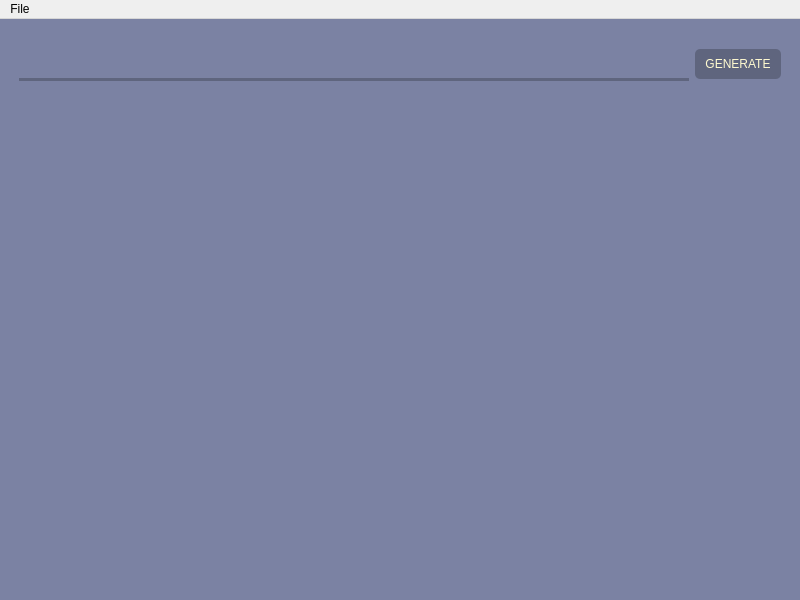
<?xml version="1.0" encoding="UTF-8"?>
<ui version="4.0">
 <class>MainWindow</class>
 <widget class="QMainWindow" name="MainWindow">
  <property name="geometry">
   <rect>
    <x>0</x>
    <y>0</y>
    <width>800</width>
    <height>600</height>
   </rect>
  </property>
  <property name="windowTitle">
   <string>MainWindow</string>
  </property>
  <property name="styleSheet">
   <string notr="true">#centralwidget{
	background-color: rgb(123, 130, 163);
	color: rgb(255, 250, 208);
}

#gen{
	color: rgb(255, 250, 208);
	font: 75 11pt &quot;Verdana&quot;;
	height: 30px;
	padding-left: 10px;
	padding-right: 10px;
	border: none;
	border-radius: 5px;
	background-color: rgb(95, 101, 126);
	margin-right: 10px;
	margin-top: 20px;
}


#text{
	color: rgb(255, 250, 208);
	font: 75 11pt &quot;Verdana&quot;;
	height: 30px;
	padding-left: 10px;
	padding-right: 10px;
	border: none;
	border-bottom: 3px solid;
	border-bottom-color: rgb(95, 101, 126);
	background-color: rgb(123, 130, 163);
	margin-left: 10px;
	margin-top: 20px;
}

#text::active{
	background-color: rgb(95, 101, 126);
	border-radius: 10px;
}

#IMAGE{
	color: rgb(255, 250, 208);
	font: 75 11pt &quot;Verdana&quot;;
}</string>
  </property>
  <widget class="QWidget" name="centralwidget">
   <layout class="QVBoxLayout" name="verticalLayout">
    <item>
     <layout class="QHBoxLayout" name="horizontal">
      <item>
       <widget class="QLineEdit" name="text"/>
      </item>
      <item>
       <widget class="QPushButton" name="gen">
        <property name="text">
         <string>GENERATE</string>
        </property>
       </widget>
      </item>
     </layout>
    </item>
    <item>
     <widget class="QLabel" name="IMAGE">
      <property name="text">
       <string/>
      </property>
      <property name="alignment">
       <set>Qt::AlignCenter</set>
      </property>
     </widget>
    </item>
   </layout>
  </widget>
  <widget class="QMenuBar" name="menuBar">
   <property name="geometry">
    <rect>
     <x>0</x>
     <y>0</y>
     <width>800</width>
     <height>21</height>
    </rect>
   </property>
   <widget class="QMenu" name="menuFile">
    <property name="title">
     <string>File</string>
    </property>
    <addaction name="actionOpen"/>
    <addaction name="actionSave"/>
    <addaction name="separator"/>
    <addaction name="actionCopy"/>
    <addaction name="actionShortCuts"/>
   </widget>
   <addaction name="menuFile"/>
  </widget>
  <action name="actionOpen">
   <property name="text">
    <string>Open</string>
   </property>
  </action>
  <action name="actionSave">
   <property name="text">
    <string>Save</string>
   </property>
  </action>
  <action name="actionCopy">
   <property name="text">
    <string>Copy</string>
   </property>
  </action>
  <action name="actionShortCuts">
   <property name="text">
    <string>ShortCuts</string>
   </property>
  </action>
 </widget>
 <resources/>
 <connections/>
</ui>
